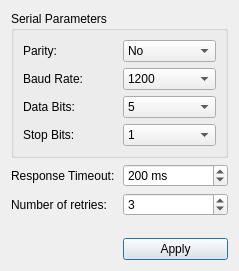
<?xml version="1.0" encoding="UTF-8"?>
<ui version="4.0">
 <class>SettingsDialog</class>
 <widget class="QDialog" name="SettingsDialog">
  <property name="geometry">
   <rect>
    <x>0</x>
    <y>0</y>
    <width>239</width>
    <height>271</height>
   </rect>
  </property>
  <property name="windowTitle">
   <string>Modbus Settings</string>
  </property>
  <layout class="QGridLayout" name="gridLayout">
   <item row="3" column="1">
    <spacer name="verticalSpacer">
     <property name="orientation">
      <enum>Qt::Vertical</enum>
     </property>
     <property name="sizeHint" stdset="0">
      <size>
       <width>20</width>
       <height>43</height>
      </size>
     </property>
    </spacer>
   </item>
   <item row="1" column="1">
    <widget class="QSpinBox" name="timeoutSpinner">
     <property name="accelerated">
      <bool>true</bool>
     </property>
     <property name="suffix">
      <string> ms</string>
     </property>
     <property name="minimum">
      <number>-1</number>
     </property>
     <property name="maximum">
      <number>5000</number>
     </property>
     <property name="singleStep">
      <number>20</number>
     </property>
     <property name="value">
      <number>200</number>
     </property>
    </widget>
   </item>
   <item row="1" column="0">
    <widget class="QLabel" name="label">
     <property name="text">
      <string>Response Timeout:</string>
     </property>
    </widget>
   </item>
   <item row="4" column="1">
    <widget class="QPushButton" name="applyButton">
     <property name="text">
      <string>Apply</string>
     </property>
    </widget>
   </item>
   <item row="0" column="0" colspan="2">
    <widget class="QGroupBox" name="groupBox">
     <property name="title">
      <string>Serial Parameters</string>
     </property>
     <layout class="QGridLayout" name="gridLayout_2">
      <item row="0" column="0">
       <widget class="QLabel" name="label_2">
        <property name="text">
         <string>Parity:</string>
        </property>
       </widget>
      </item>
      <item row="0" column="1">
       <widget class="QComboBox" name="parityCombo">
        <item>
         <property name="text">
          <string>No</string>
         </property>
        </item>
        <item>
         <property name="text">
          <string>Even</string>
         </property>
        </item>
        <item>
         <property name="text">
          <string>Odd</string>
         </property>
        </item>
        <item>
         <property name="text">
          <string>Space</string>
         </property>
        </item>
        <item>
         <property name="text">
          <string>Mark</string>
         </property>
        </item>
       </widget>
      </item>
      <item row="1" column="0">
       <widget class="QLabel" name="label_3">
        <property name="text">
         <string>Baud Rate:</string>
        </property>
       </widget>
      </item>
      <item row="1" column="1">
       <widget class="QComboBox" name="baudCombo">
        <property name="currentText">
         <string>9600</string>
        </property>
        <item>
         <property name="text">
          <string>1200</string>
         </property>
        </item>
        <item>
         <property name="text">
          <string>2400</string>
         </property>
        </item>
        <item>
         <property name="text">
          <string>4800</string>
         </property>
        </item>
        <item>
         <property name="text">
          <string>9600</string>
         </property>
        </item>
        <item>
         <property name="text">
          <string>19200</string>
         </property>
        </item>
        <item>
         <property name="text">
          <string>38400</string>
         </property>
        </item>
        <item>
         <property name="text">
          <string>57600</string>
         </property>
        </item>
        <item>
         <property name="text">
          <string>115200</string>
         </property>
        </item>
       </widget>
      </item>
      <item row="2" column="0">
       <widget class="QLabel" name="label_4">
        <property name="text">
         <string>Data Bits:</string>
        </property>
       </widget>
      </item>
      <item row="2" column="1">
       <widget class="QComboBox" name="dataBitsCombo">
        <item>
         <property name="text">
          <string>5</string>
         </property>
        </item>
        <item>
         <property name="text">
          <string>6</string>
         </property>
        </item>
        <item>
         <property name="text">
          <string>7</string>
         </property>
        </item>
        <item>
         <property name="text">
          <string>8</string>
         </property>
        </item>
       </widget>
      </item>
      <item row="3" column="0">
       <widget class="QLabel" name="label_5">
        <property name="text">
         <string>Stop Bits:</string>
        </property>
       </widget>
      </item>
      <item row="3" column="1">
       <widget class="QComboBox" name="stopBitsCombo">
        <item>
         <property name="text">
          <string>1</string>
         </property>
        </item>
        <item>
         <property name="text">
          <string>3</string>
         </property>
        </item>
        <item>
         <property name="text">
          <string>2</string>
         </property>
        </item>
       </widget>
      </item>
     </layout>
    </widget>
   </item>
   <item row="2" column="0">
    <widget class="QLabel" name="label_6">
     <property name="text">
      <string>Number of retries:</string>
     </property>
    </widget>
   </item>
   <item row="2" column="1">
    <widget class="QSpinBox" name="retriesSpinner">
     <property name="value">
      <number>3</number>
     </property>
    </widget>
   </item>
  </layout>
 </widget>
 <resources/>
 <connections/>
</ui>
